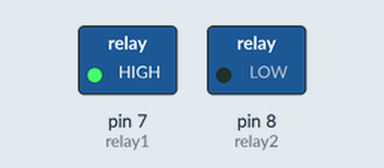
Recording of a sketch running on a simulated Arduino Uno, built with avr-gcc and run on an emulated ATmega328P. On the bench: switched loads named in the sketch (green lamp = pin HIGH).

Above: at 0.5 s.
At 2.5 s:
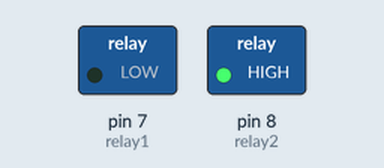
At 3.5 s:
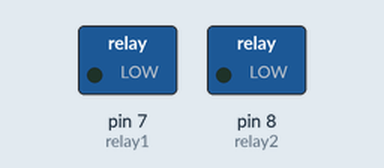
Timing chart, 0 to 5.2 s (numbered marks = the images above):
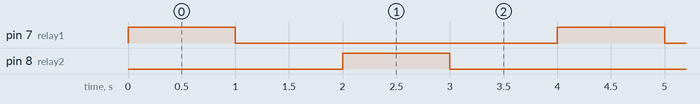

Measured:
- by itself, pin 7 (relay1), pin 8 (relay2): alternates HIGH for 1.0 s and LOW for 3.0 s
- by itself, everything shown: repeats every 4.0 s, in 4 steps

The sketch:

dcmotor.ino
```cpp
int relay1 = 7;
int relay2 = 8;

void setup()
{
  pinMode(relay1, OUTPUT);
  pinMode(relay2, OUTPUT);

  digitalWrite(relay1, LOW);
  digitalWrite(relay2, LOW);
}

void loop()
{
  digitalWrite(relay1, HIGH);
  digitalWrite(relay2, LOW);

 delay(1000);

  digitalWrite(relay1, LOW);
  digitalWrite(relay2, LOW);
  delay(1000);
  digitalWrite(relay1, LOW);
  digitalWrite(relay2, HIGH);
  delay(1000);
  digitalWrite(relay1, LOW);
  digitalWrite(relay2, LOW);
  delay(1000);

}
```
